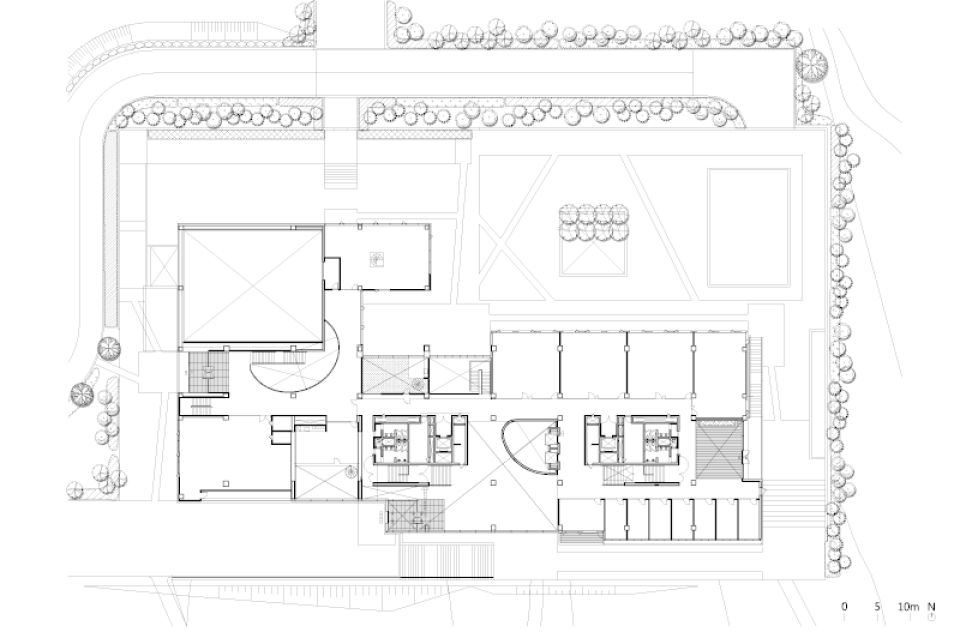
#> input picture maps/val/scene_042/map.png, 1920 x 1276 px, found by its file name (shown at 1/2 size)
$ jupyter execute --allow-errors utils.ipynb
#> lines starting #> are read from the running program, lines starting #| are printed output that depends on the picture; after the words box and inside, x2 and y2 are one past the last pixel; in counts of white or black regions, pixels touching at a corner belong together
[cell 1]
import os
import sys
from pathlib import Path

sys.path.append(os.getcwd())
sys.path.append(Path(os.getcwd()).parent.as_posix())

[cell 2]
import cv2
import numpy as np
import matplotlib.pyplot as plt
from perspective_transform.position import positions

[cell 3]
cam_id = "c010"
positions[cam_id]

[cell 4]
img_paths = {
    "c009": "/home/jongphago/nota/frames/val/scene_042/camera09/NIA_MTMDC_s42_c09_am_sunny_fall_0000.jpg",
    "c010": "/home/jongphago/nota/frames/val/scene_042/camera10/NIA_MTMDC_s42_c10_am_sunny_fall_0000.jpg",
}

[cell 5]
_map_image = cv2.imread("/home/jongphago/nota/maps/val/scene_042/map.png")
#> _map_image is the input picture: shape (1276, 1920, 3); min 0, max 255, mean 246.9
_cam_image = cv2.imread(img_paths[cam_id])

[cell 6]
# draw cam_position on the cam_image
cam_position = positions[cam_id]["cam_position"]
#> (the rest of this cell did not finish here and is left out)

[cell 7]
# draw map_position on the map_image
map_position = positions[cam_id]["map_position"]
map_image = _map_image.copy()
for index, cp in enumerate(map_position):
    cv2.circle(map_image, cp, 10, (0, 0, 255), -1)
    cv2.putText(map_image, str(index), cp, cv2.FONT_HERSHEY_SIMPLEX, 2, (0, 0, 255), 2)
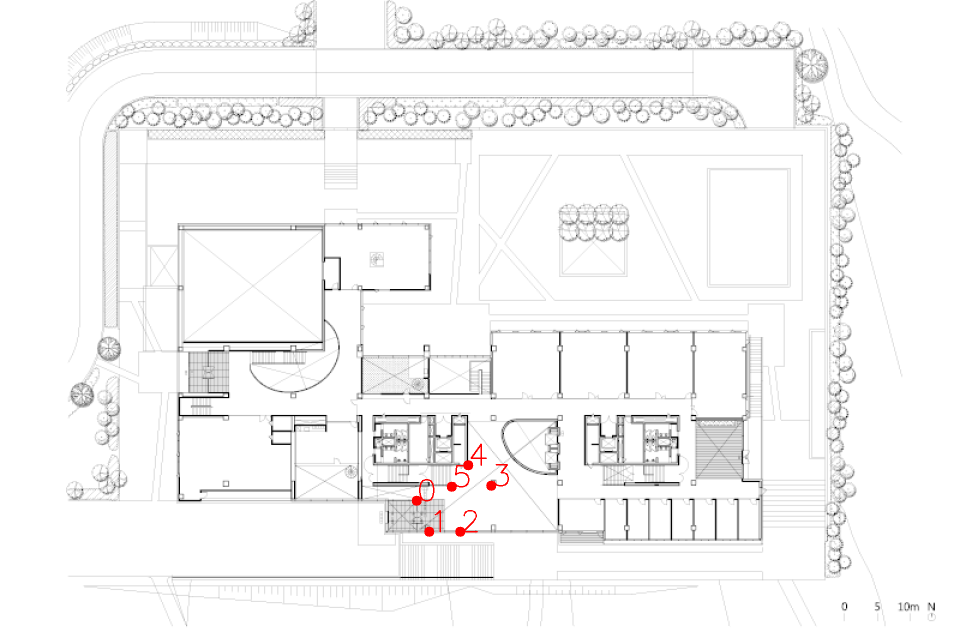
#> map_image: shape (1276, 1920, 3) (shown at 1/2 size); 0.15% of pixels changed, all inside (x1, y1, x2, y2) = (823, 887, 1018, 1074)
cv2.polylines(
    map_image, [np.array(map_position)], isClosed=True, color=(0, 0, 255), thickness=2
)
#> map_image: shape (1276, 1920, 3); 0.04% of pixels changed, all inside (x1, y1, x2, y2) = (836, 936, 978, 1065)
plt.imshow(cv2.cvtColor(map_image, cv2.COLOR_BGR2RGB))
plt.show()

[cell 8]
H, _ = cv2.findHomography(np.array(cam_position), np.array(map_position))
#> H = [[-0.123, 3.75, 535.3], [-0.43, 3.27, 1197.2], [-0.000152, 0.0033, 1]]
H.tolist() == positions[cam_id]["H_inv"]
#> Out = True

[cell 9]
H_inv, _ = cv2.findHomography(np.array(map_position), np.array(cam_position))
#> H_inv = [[-0.568, -1.7, 2335.6], [0.228, -0.0362, -84.07], [-0.000763, -0.000127, 1]]
H_inv.tolist() == positions[cam_id]["H"]
#> Out = True

#> (a cell that did not finish here is left out)

[cell 11]
import cv2
import numpy as np
import matplotlib.pyplot as plt


class DrawBouondingBox:
    def __init__(self, image, text, tlbr, track_id, colors, m=2):
        self.m = m
        self.tlbr = tlbr.astype(int)
        self.image = image
        self.colors = colors
        self.track_id = track_id
        self.initialize_text(text)

    def initialize_text(self, text, font=None):
        self.text = text
        self.font = font if font is not None else cv2.FONT_HERSHEY_SIMPLEX
        self.text_size = cv2.getTextSize(
            self.text, self.font, 0.4 * self.m, 1 * self.m
        )[0]
        self.text_background_color = (
            (self.colors[self.track_id % 80] * 255 * 0.7).astype(np.uint8).tolist()
        )
        self.text_color = (
            (0, 0, 0)
            if np.mean(self.colors[self.track_id % 80]) > 0.5
            else (255, 255, 255)
        )

    def draw_text_background(self):
        x0, y0 = self.tlbr[:2]
        pt1 = (x0, y0 - 2)
        pt2 = (x0 + self.text_size[0] + 1, y0 - int(1.5 * self.text_size[1]))
        cv2.rectangle(self.image, pt1, pt2, self.text_background_color, -1)

    def draw_text(self):
        x0, y0 = self.tlbr[:2]
        org = (x0, int(y0 - self.text_size[1] / 2))
        font_scale = 0.4 * self.m
        thickness = 1 * self.m
        cv2.putText(
            self.image,
            self.text,
            org,
            self.font,
            font_scale,
            self.text_color,
            thickness=thickness,
        )

    def draw_label(self):
        self.draw_text_background()
        self.draw_text()

    def draw_bounding_box(self, line_thickness=2):
        color = (self.colors[self.track_id % 80] * 255).astype(np.uint8).tolist()
        top_left, bottom_right = self.tlbr[:2], self.tlbr[2:]
        cv2.rectangle(self.image, top_left, bottom_right, color, line_thickness)

    def draw(self):
        self.draw_bounding_box()
        self.draw_label()


_img = np.random.randint(0, 255, (1080, 1920, 3)).astype(np.uint8)
img_paths = [1]
path_tlbr = {1: np.array([408.79, 547.86, 501.56, 840.7])}
track_id = 0
m = 2
text = f"{track_id}"
txt_color = (255, 255, 255)
colors = [np.array((0, 0, 255))]
color = np.array((0, 0, 255))
font = cv2.FONT_HERSHEY_SIMPLEX
#> font = 0
txt_size = cv2.getTextSize(text, font, 0.4 * m, 1 * m)[0]
#> txt_size = (18, 18)
txt_bk_color = (color * 0.7).astype(np.uint8).tolist()
color = (color).astype(np.uint8).tolist()


for img_path in img_paths:
    draw_bounding_box = DrawBouondingBox(
        _img.copy(), text, path_tlbr[img_path], track_id, colors
    )
    draw_bounding_box.draw()
#> this loop made 1 pass


plt.imshow(draw_bounding_box.image)
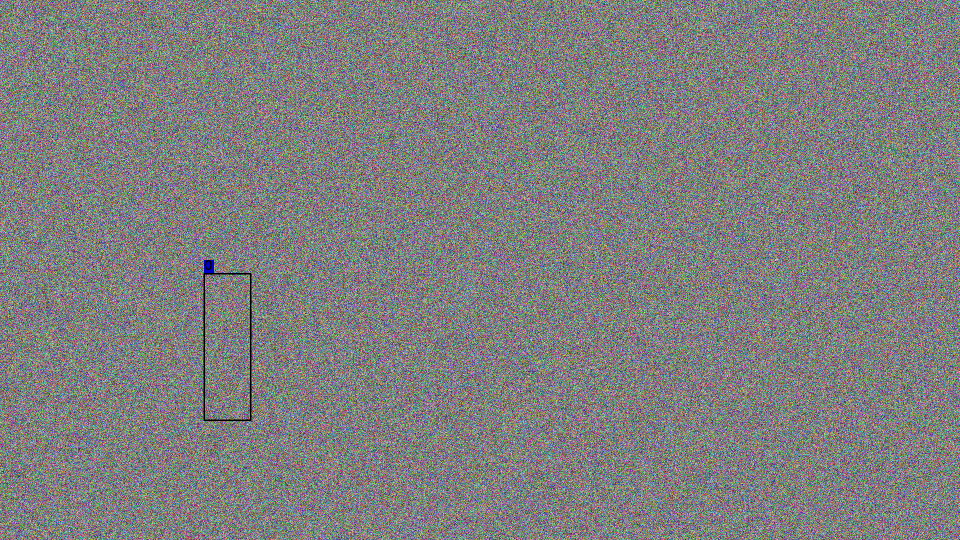
#> shown: shape (1080, 1920, 3) (shown at 1/2 size); mean R, G, B 126.8, 126.8, 126.8
